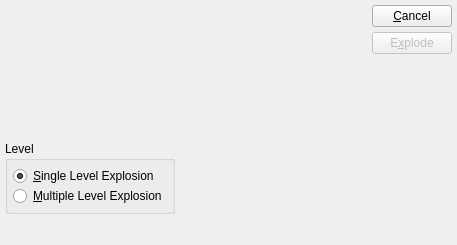
<?xml version="1.0" encoding="UTF-8"?>
<ui version="4.0">
 <comment>This file is part of the xTuple ERP: PostBooks Edition, a free and
open source Enterprise Resource Planning software suite,
Copyright (c) 1999-2019 by OpenMFG LLC, d/b/a xTuple.
It is licensed to you under the Common Public Attribution License
version 1.0, the full text of which (including xTuple-specific Exhibits)
is available at www.xtuple.com/CPAL.  By using this software, you agree
to be bound by its terms.</comment>
 <class>explodeWo</class>
 <widget class="QDialog" name="explodeWo">
  <property name="geometry">
   <rect>
    <x>0</x>
    <y>0</y>
    <width>457</width>
    <height>245</height>
   </rect>
  </property>
  <property name="windowTitle">
   <string>Explode Work Order</string>
  </property>
  <layout class="QVBoxLayout">
   <property name="spacing">
    <number>0</number>
   </property>
   <property name="margin">
    <number>5</number>
   </property>
   <item>
    <layout class="QHBoxLayout">
     <property name="spacing">
      <number>7</number>
     </property>
     <property name="margin">
      <number>0</number>
     </property>
     <item>
      <layout class="QVBoxLayout">
       <property name="spacing">
        <number>6</number>
       </property>
       <property name="margin">
        <number>0</number>
       </property>
       <item>
        <layout class="QHBoxLayout">
         <property name="spacing">
          <number>0</number>
         </property>
         <property name="margin">
          <number>0</number>
         </property>
         <item>
          <widget class="WoCluster" name="_wo">
           <property name="sizePolicy">
            <sizepolicy hsizetype="Fixed" vsizetype="Fixed">
             <horstretch>0</horstretch>
             <verstretch>0</verstretch>
            </sizepolicy>
           </property>
           <property name="minimumSize">
            <size>
             <width>290</width>
             <height>130</height>
            </size>
           </property>
          </widget>
         </item>
         <item>
          <spacer>
           <property name="orientation">
            <enum>Qt::Horizontal</enum>
           </property>
           <property name="sizeType">
            <enum>QSizePolicy::Expanding</enum>
           </property>
           <property name="sizeHint" stdset="0">
            <size>
             <width>20</width>
             <height>20</height>
            </size>
           </property>
          </spacer>
         </item>
        </layout>
       </item>
       <item>
        <layout class="QHBoxLayout">
         <property name="spacing">
          <number>0</number>
         </property>
         <property name="margin">
          <number>0</number>
         </property>
         <item>
          <widget class="QGroupBox" name="_levelGroup">
           <property name="title">
            <string>Level</string>
           </property>
           <layout class="QVBoxLayout">
            <property name="spacing">
             <number>0</number>
            </property>
            <property name="margin">
             <number>5</number>
            </property>
            <item>
             <widget class="QRadioButton" name="_singleLevel">
              <property name="sizePolicy">
               <sizepolicy hsizetype="Minimum" vsizetype="Fixed">
                <horstretch>0</horstretch>
                <verstretch>0</verstretch>
               </sizepolicy>
              </property>
              <property name="text">
               <string>&amp;Single Level Explosion</string>
              </property>
              <property name="checked">
               <bool>true</bool>
              </property>
             </widget>
            </item>
            <item>
             <widget class="QRadioButton" name="_multipleLevel">
              <property name="sizePolicy">
               <sizepolicy hsizetype="Minimum" vsizetype="Fixed">
                <horstretch>0</horstretch>
                <verstretch>0</verstretch>
               </sizepolicy>
              </property>
              <property name="text">
               <string>&amp;Multiple Level Explosion</string>
              </property>
             </widget>
            </item>
           </layout>
          </widget>
         </item>
         <item>
          <spacer>
           <property name="orientation">
            <enum>Qt::Horizontal</enum>
           </property>
           <property name="sizeType">
            <enum>QSizePolicy::Expanding</enum>
           </property>
           <property name="sizeHint" stdset="0">
            <size>
             <width>20</width>
             <height>20</height>
            </size>
           </property>
          </spacer>
         </item>
        </layout>
       </item>
      </layout>
     </item>
     <item>
      <layout class="QVBoxLayout">
       <property name="spacing">
        <number>5</number>
       </property>
       <property name="margin">
        <number>0</number>
       </property>
       <item>
        <widget class="QPushButton" name="_close">
         <property name="text">
          <string>&amp;Cancel</string>
         </property>
        </widget>
       </item>
       <item>
        <widget class="QPushButton" name="_explode">
         <property name="enabled">
          <bool>false</bool>
         </property>
         <property name="text">
          <string>E&amp;xplode</string>
         </property>
         <property name="default">
          <bool>true</bool>
         </property>
        </widget>
       </item>
       <item>
        <spacer>
         <property name="orientation">
          <enum>Qt::Vertical</enum>
         </property>
         <property name="sizeType">
          <enum>QSizePolicy::Expanding</enum>
         </property>
         <property name="sizeHint" stdset="0">
          <size>
           <width>20</width>
           <height>20</height>
          </size>
         </property>
        </spacer>
       </item>
      </layout>
     </item>
    </layout>
   </item>
   <item>
    <spacer>
     <property name="orientation">
      <enum>Qt::Vertical</enum>
     </property>
     <property name="sizeType">
      <enum>QSizePolicy::Expanding</enum>
     </property>
     <property name="sizeHint" stdset="0">
      <size>
       <width>20</width>
       <height>20</height>
      </size>
     </property>
    </spacer>
   </item>
  </layout>
 </widget>
 <layoutdefault spacing="6" margin="11"/>
 <customwidgets>
  <customwidget>
   <class>WoCluster</class>
   <extends>QWidget</extends>
   <header>wocluster.h</header>
  </customwidget>
 </customwidgets>
 <tabstops>
  <tabstop>_wo</tabstop>
  <tabstop>_singleLevel</tabstop>
  <tabstop>_explode</tabstop>
  <tabstop>_close</tabstop>
 </tabstops>
 <resources/>
 <connections>
  <connection>
   <sender>_close</sender>
   <signal>clicked()</signal>
   <receiver>explodeWo</receiver>
   <slot>reject()</slot>
   <hints>
    <hint type="sourcelabel">
     <x>20</x>
     <y>20</y>
    </hint>
    <hint type="destinationlabel">
     <x>20</x>
     <y>20</y>
    </hint>
   </hints>
  </connection>
  <connection>
   <sender>_wo</sender>
   <signal>valid(bool)</signal>
   <receiver>_explode</receiver>
   <slot>setEnabled(bool)</slot>
   <hints>
    <hint type="sourcelabel">
     <x>20</x>
     <y>20</y>
    </hint>
    <hint type="destinationlabel">
     <x>20</x>
     <y>20</y>
    </hint>
   </hints>
  </connection>
 </connections>
</ui>
